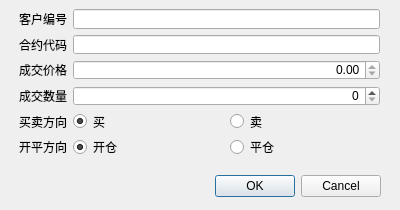
<?xml version="1.0" encoding="UTF-8"?>
<ui version="4.0">
 <class>orderPlaceDialog</class>
 <widget class="QDialog" name="orderPlaceDialog">
  <property name="geometry">
   <rect>
    <x>0</x>
    <y>0</y>
    <width>400</width>
    <height>210</height>
   </rect>
  </property>
  <property name="windowTitle">
   <string>委托下单</string>
  </property>
  <widget class="QDialogButtonBox" name="buttonBox">
   <property name="geometry">
    <rect>
     <x>40</x>
     <y>170</y>
     <width>341</width>
     <height>32</height>
    </rect>
   </property>
   <property name="orientation">
    <enum>Qt::Horizontal</enum>
   </property>
   <property name="standardButtons">
    <set>QDialogButtonBox::Cancel|QDialogButtonBox::Ok</set>
   </property>
  </widget>
  <widget class="QWidget" name="formLayoutWidget">
   <property name="geometry">
    <rect>
     <x>19</x>
     <y>9</y>
     <width>361</width>
     <height>148</height>
    </rect>
   </property>
   <layout class="QFormLayout" name="formLayout">
    <property name="fieldGrowthPolicy">
     <enum>QFormLayout::AllNonFixedFieldsGrow</enum>
    </property>
    <item row="1" column="0">
     <widget class="QLabel" name="instrCodeLabel">
      <property name="text">
       <string>合约代码</string>
      </property>
     </widget>
    </item>
    <item row="1" column="1">
     <widget class="QLineEdit" name="instrCodeLineEdit">
      <property name="readOnly">
       <bool>true</bool>
      </property>
     </widget>
    </item>
    <item row="2" column="0">
     <widget class="QLabel" name="priceLabel">
      <property name="text">
       <string>成交价格</string>
      </property>
     </widget>
    </item>
    <item row="3" column="0">
     <widget class="QLabel" name="quantLabel">
      <property name="text">
       <string>成交数量</string>
      </property>
     </widget>
    </item>
    <item row="4" column="0">
     <widget class="QLabel" name="longShortLabel">
      <property name="text">
       <string>买卖方向</string>
      </property>
     </widget>
    </item>
    <item row="4" column="1">
     <layout class="QHBoxLayout" name="horizontalLayout">
      <item>
       <widget class="QRadioButton" name="longRadioButton">
        <property name="acceptDrops">
         <bool>false</bool>
        </property>
        <property name="text">
         <string>买</string>
        </property>
        <property name="checked">
         <bool>true</bool>
        </property>
        <attribute name="buttonGroup">
         <string notr="true">buttonGroup</string>
        </attribute>
       </widget>
      </item>
      <item>
       <widget class="QRadioButton" name="shortRadioButton">
        <property name="text">
         <string>卖</string>
        </property>
        <attribute name="buttonGroup">
         <string notr="true">buttonGroup</string>
        </attribute>
       </widget>
      </item>
     </layout>
    </item>
    <item row="5" column="0">
     <widget class="QLabel" name="openOffsetLabel">
      <property name="text">
       <string>开平方向</string>
      </property>
     </widget>
    </item>
    <item row="5" column="1">
     <layout class="QHBoxLayout" name="horizontalLayout_2">
      <item>
       <widget class="QRadioButton" name="openRadioButton">
        <property name="text">
         <string>开仓</string>
        </property>
        <property name="checked">
         <bool>true</bool>
        </property>
        <attribute name="buttonGroup">
         <string notr="true">buttonGroup_2</string>
        </attribute>
       </widget>
      </item>
      <item>
       <widget class="QRadioButton" name="offsetRadioButton">
        <property name="text">
         <string>平仓</string>
        </property>
        <property name="autoExclusive">
         <bool>true</bool>
        </property>
        <attribute name="buttonGroup">
         <string notr="true">buttonGroup_2</string>
        </attribute>
       </widget>
      </item>
     </layout>
    </item>
    <item row="0" column="0">
     <widget class="QLabel" name="clientidLabel">
      <property name="text">
       <string>客户编号</string>
      </property>
     </widget>
    </item>
    <item row="0" column="1">
     <widget class="QLineEdit" name="clientidLineEdit"/>
    </item>
    <item row="3" column="1">
     <widget class="QSpinBox" name="quantSpinBox">
      <property name="alignment">
       <set>Qt::AlignRight|Qt::AlignTrailing|Qt::AlignVCenter</set>
      </property>
     </widget>
    </item>
    <item row="2" column="1">
     <widget class="QDoubleSpinBox" name="priceDoubleSpinBox">
      <property name="alignment">
       <set>Qt::AlignRight|Qt::AlignTrailing|Qt::AlignVCenter</set>
      </property>
      <property name="readOnly">
       <bool>true</bool>
      </property>
      <property name="maximum">
       <double>999999.989999999990687</double>
      </property>
     </widget>
    </item>
   </layout>
  </widget>
 </widget>
 <resources/>
 <connections>
  <connection>
   <sender>buttonBox</sender>
   <signal>accepted()</signal>
   <receiver>orderPlaceDialog</receiver>
   <slot>accept()</slot>
   <hints>
    <hint type="sourcelabel">
     <x>248</x>
     <y>254</y>
    </hint>
    <hint type="destinationlabel">
     <x>157</x>
     <y>274</y>
    </hint>
   </hints>
  </connection>
  <connection>
   <sender>buttonBox</sender>
   <signal>rejected()</signal>
   <receiver>orderPlaceDialog</receiver>
   <slot>reject()</slot>
   <hints>
    <hint type="sourcelabel">
     <x>316</x>
     <y>260</y>
    </hint>
    <hint type="destinationlabel">
     <x>286</x>
     <y>274</y>
    </hint>
   </hints>
  </connection>
 </connections>
 <buttongroups>
  <buttongroup name="buttonGroup_2"/>
  <buttongroup name="buttonGroup"/>
 </buttongroups>
</ui>
